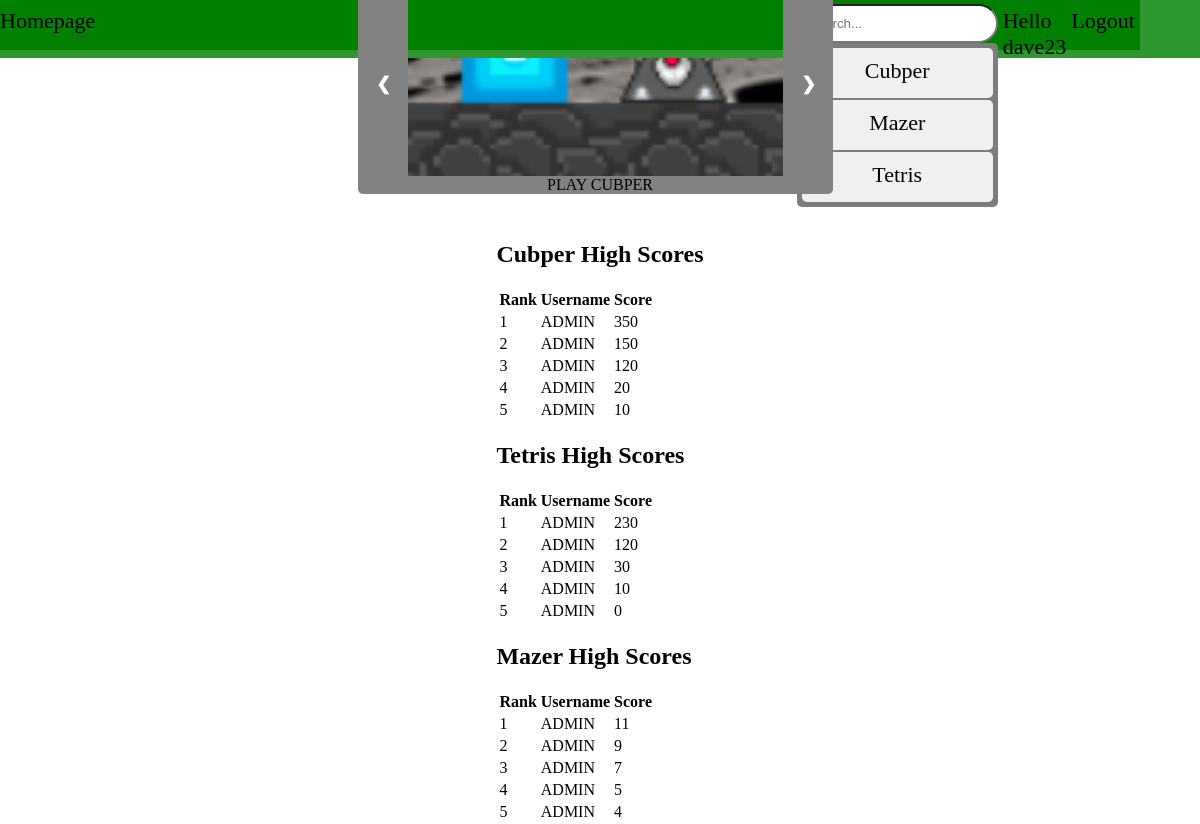
Page /index.PHP (signed in) on the committed database.
### tables this page shows
CREATE TABLE `cubper_scores` (
  `score_id` int(11) NOT NULL,
  `username` varchar(50) NOT NULL,
  `score` int(11) NOT NULL
);

CREATE TABLE `tetris_scores` (
  `score_id` int(11) NOT NULL,
  `username` varchar(50) NOT NULL,
  `score` int(11) NOT NULL
);

CREATE TABLE `mazer_scores` (
  `score_id` int(11) NOT NULL,
  `username` varchar(50) NOT NULL,
  `score` int(11) NOT NULL
);

### database.php (called while the page is built)
<?php
class Database{
    private $server = null;
    public function __construct($hst, $dbn, $usr, $pwd){
        $dsn = "mysql:host=$hst;dbname=$dbn";
        $user = $usr;
        $password = $pwd;
        try {
            $this->server = new PDO($dsn, $user, $password);
            $this->server->setAttribute(PDO::ATTR_ERRMODE, PDO::ERRMODE_EXCEPTION);
        } catch (PDOException $e) {
            echo "Connection failed: " . $e->getMessage();
            exit();
        }
    }
    public function getConnection() {
        return $this->server;
    }
}

### index.php (the view, shortened to what this page needs)
<?php
$username = $_SESSION['username'];
include_once("database.php");
$db = new Database("localhost", "gameweb", "root", "root");
$query_cubper = "SELECT username, score FROM cubper_scores ORDER BY score DESC LIMIT 5";
$query_tetris = "SELECT username, score FROM tetris_scores ORDER BY score DESC LIMIT 5";
$query_mazer = "SELECT username, score FROM mazer_scores ORDER BY score DESC LIMIT 5";
try {
    $result_cubper = $db->getConnection()->query($query_cubper);
    $result_tetris = $db->getConnection()->query($query_tetris);
    $result_mazer = $db->getConnection()->query($query_mazer);
    if ($result_cubper->rowCount() > 0) {
        $highScores_cubper = array();
        while ($row = $result_cubper->fetch(PDO::FETCH_ASSOC)) {
            $highScores_cubper[] = $row;
        }
    } else {
        $highScores_cubper = array();
    }
} catch (PDOException $e) {
    echo "Error executing query: " . $e->getMessage();
}
function displayHighScores($game, $highScores) {
    echo "<h2>$game High Scores</h2>";
    if (!empty($highScores)) {
        echo "<table>";
        echo "<tr><th>Rank</th><th>Username</th><th>Score</th></tr>";
        foreach ($highScores as $rank => $score) {
            echo "<tr>";
            echo "<td>" . ($rank + 1) . "</td>";
            echo "<td>" . $score['username'] . "</td>";
            echo "<td>" . $score['score'] . "</td>";
            echo "</tr>";
        }
        echo "</table>";
    } else {
        echo "No high scores available";
    }
}
?>
<!DOCTYPE html>
<html lang="en">
<head>
    <link rel="stylesheet" href="style.css">
</head>
<body>
<nav class="navigation">
    <li class="home"><a href="index.php">Homepage</a></li>
    <li class="search">
        <div class="container">
            <input type="text" id="searchInput" placeholder="Search...">
            <ul id="resultsList">
                <li><a href="../cubper/cubper.php">Cubper</a></li>
                <li><a href="../mazer/mazer.php">Mazer</a></li>
                <li><a href="../tetris/tetris.php">Tetris</a></li>
            </ul>
        </div>
    </li>
    <li>Hello <?php echo $username; ?></li>
    <li><a href="logout.php">Logout</a></li>
</nav>
<div class="SlideShow">
    <div class="mySlides fade">
        <img src="GameImg/Cubper_logo.png">
        <a href="../cubper/cubper.php">PLAY CUBPER</a>
    </div>
    <a class="prev" onclick="plusSlides(-1)">❮</a>
    <a class="next" onclick="plusSlides(1)">❯</a>
</div>
<div class="scores-container">
    <?php
    displayHighScores("Cubper", $highScores_cubper);
    ?>
</div>
</body>
</html>

### style.css (style rules this page uses)
* { box-sizing: border-box }
.mySlides { display: none; background-color: rgb(130, 130, 130); }
img { vertical-align: middle; width: 100%; height: 200px; background-size: contain; }
body { margin: 0; display: flex; align-items: center; justify-content: center; gap: 25px; height: 100vh; position: relative; flex-direction: column; }
a { margin: 0; justify-content: center; text-decoration: none; color: black; display: flex; flex-direction: column; align-items: center; }
.SlideShow { height: 220px; }
.prev, .next { cursor: pointer; position: relative; width: 50px; height: 220px; padding: 100px 16px; color: white; background-color: rgb(130, 130, 130); font-weight: bold; font-size: 18px; transition: 0.6s ease; user-select: none; }
.next { border-radius: 0 5px 5px 0; top: -440px; left: 375px; }
.prev { border-radius: 5px 0 0 5px; top: -220px; left: -50px; }
.navigation { display: grid; grid-template-columns: 1fr 15fr 1fr 1fr 1fr; grid-template-rows: 1fr; gap: 0px 0px; width: 100vw; position: absolute; right: 0; top: 0; left: 0; list-style: none; font-size: 22px; background-color: rgb(46, 152, 46); }
.navigation li { background-color: green; display: flex; justify-content: end; padding-right: 5px; align-items: start; padding-top: 1vh; margin-bottom: 1vh; height: 50px; }
.navigation .home { justify-content: start; }
.navigation .search { padding-top: 0.5vh; }
.navigation input { border-radius: 10vh; }
.fade { animation-name: fade; animation-duration: 1.5s; }
.container { max-width: 400px; }
#searchInput { width: 100%; padding: 10px; }
#resultsList { list-style-type: none; padding: 3px; border-radius: 5px; background-color: #7d7d7d; margin: 0; }
#resultsList li { padding: 10px; background-color: #f0f0f0; justify-content: center; margin: 2px; border-radius: 5px; }

### rows in the picture
cubper_scores: username "ADMIN", score "350"
cubper_scores: username "ADMIN", score "150"
cubper_scores: username "ADMIN", score "120"
cubper_scores: username "ADMIN", score "20"
cubper_scores: username "ADMIN", score "10"
tetris_scores: username "ADMIN", score "230"
tetris_scores: username "ADMIN", score "30"
tetris_scores: username "ADMIN", score "0"
mazer_scores: username "ADMIN", score "11"
mazer_scores: username "ADMIN", score "9"
mazer_scores: username "ADMIN", score "7"
mazer_scores: username "ADMIN", score "5"
mazer_scores: username "ADMIN", score "4"

### other values in the picture
$username "dave23"
$game "Cubper Tetris Mazer"
